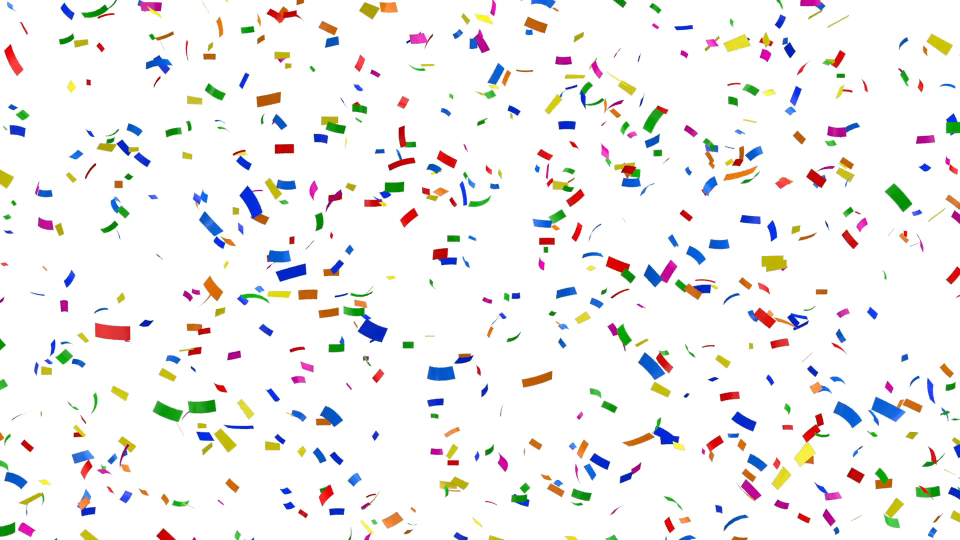
#> input picture Project7_Videogames/CIRO'S_ADVENTURE/img/new_weapon.png, 1920 x 1080 px, found by its file name (shown at 1/2 size)
$ python resizing.py   (older library calls are emulated)
#> lines starting #> are read from the running program, lines starting #| are printed output that depends on the picture
from PIL import Image

# RESIZE IMAGE 'img' to new one with height 'baseheight' and proportional width
"""
baseheight = 1280
img = Image.open("./PewPewPew/img/main_menu.png")
wpercent = baseheight / float(img.size[1])
wsize = int((float(img.size[0]) * float(wpercent)))
img = img.resize((wsize, baseheight), Image.ANTIALIAS)
img.save("./PewPewPew/img/main_menu1.png")

"""
# RESIZE IMAGE 'img' to new one with width 'basewidth' and proportional height

basewidth = 1280
img = Image.open("./PewPewPew/img/new_weapon.png")
#> img is the input picture: PIL image 1920x1080 RGB; mean R, G, B 241.4, 240, 239.4
wpercent = basewidth / float(img.size[0])
#> wpercent = 0.667
hsize = int((float(img.size[1]) * float(wpercent)))
#> hsize = 720
img = img.resize((basewidth, hsize), Image.ANTIALIAS)
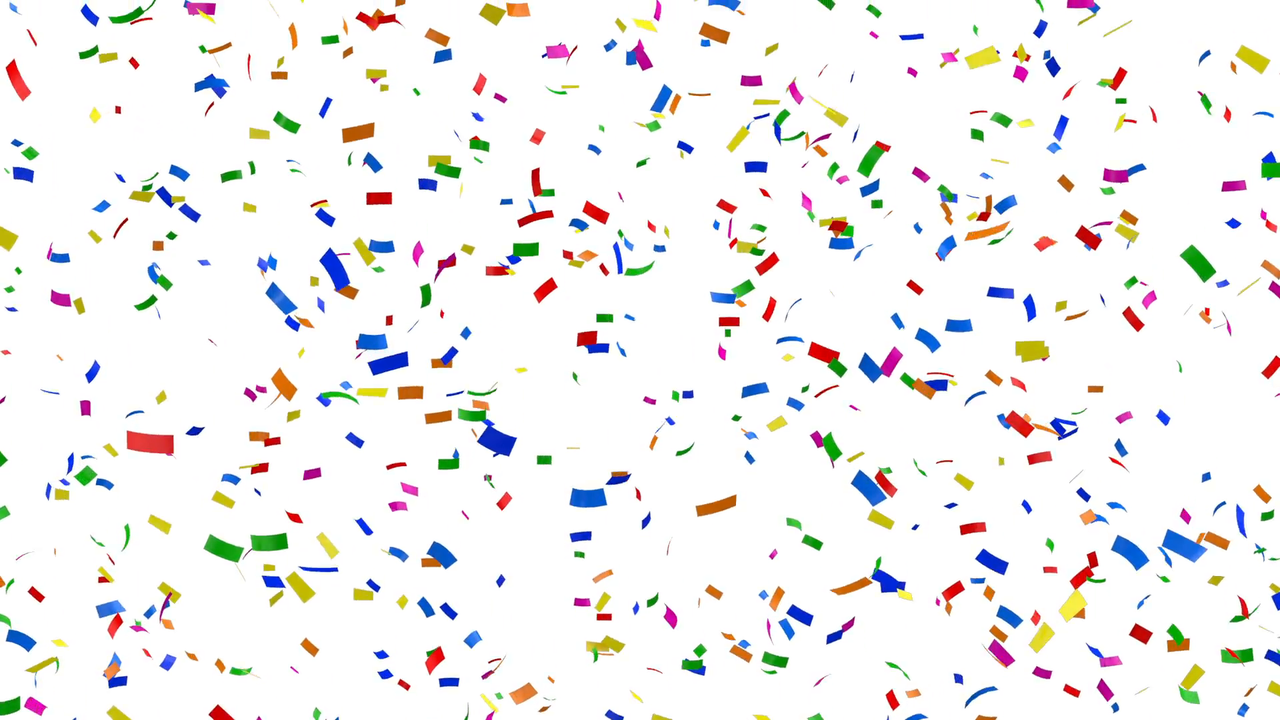
#> img: PIL image 1280x720 RGB; mean R, G, B 241.4, 239.9, 239.4
img.save("./PewPewPew/img/new_weapon_menu.png")
